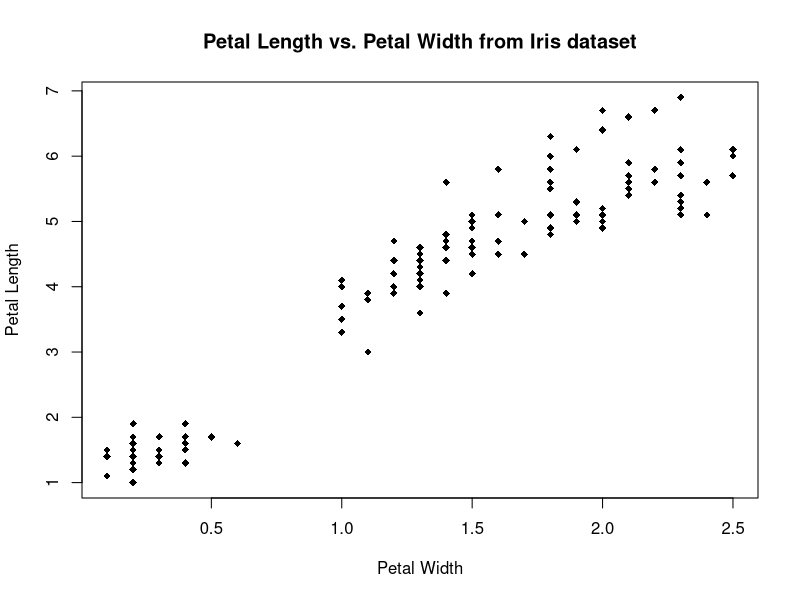
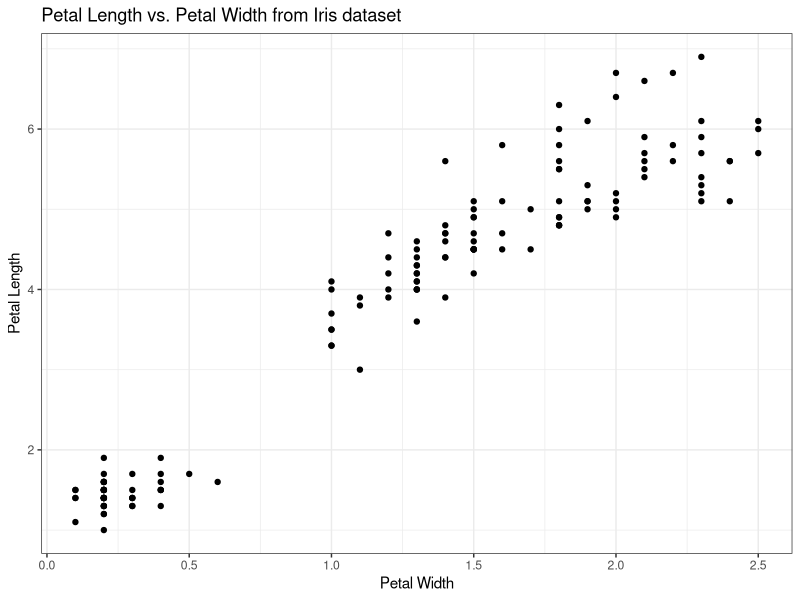
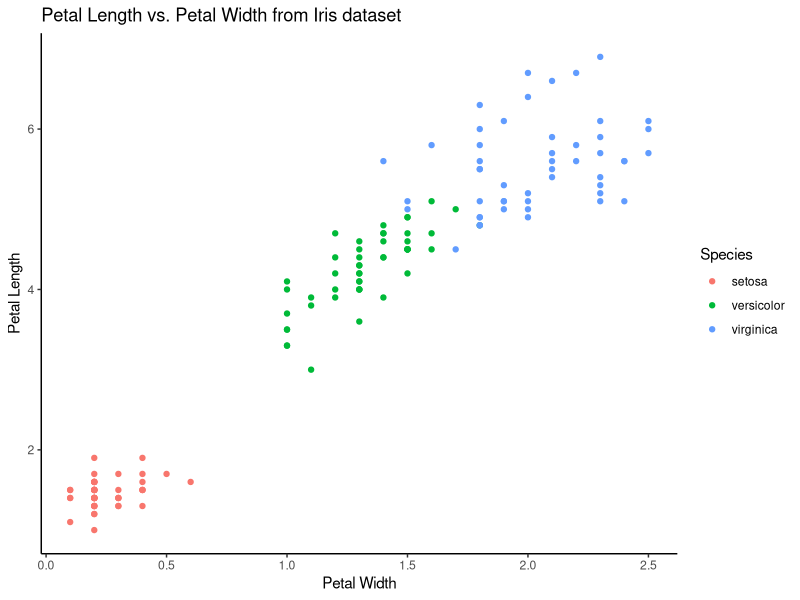
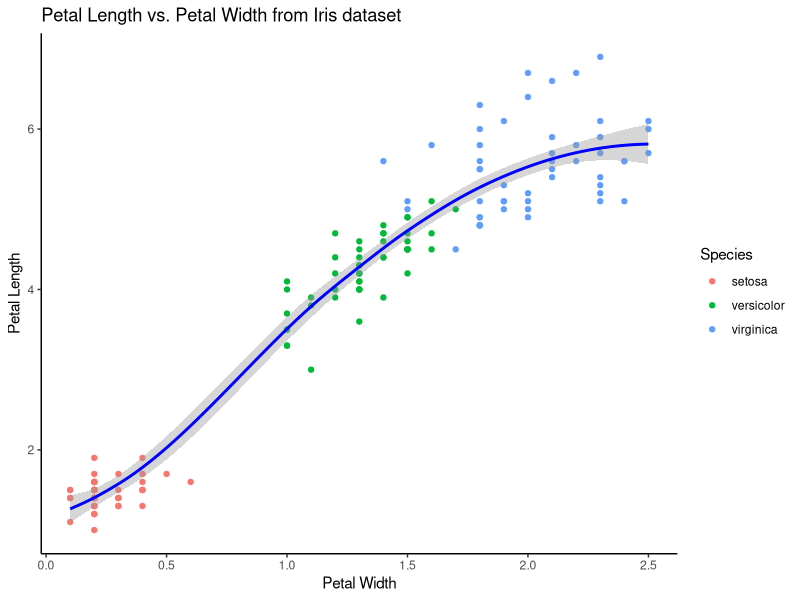
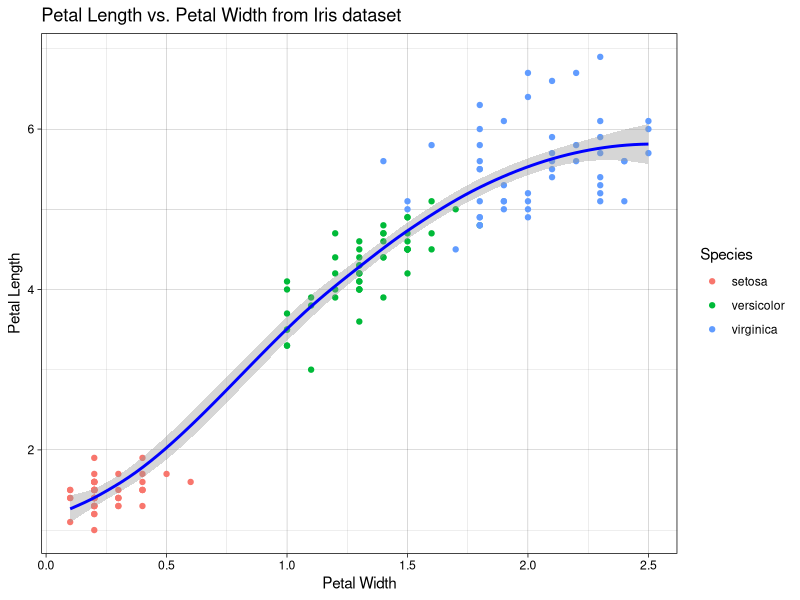
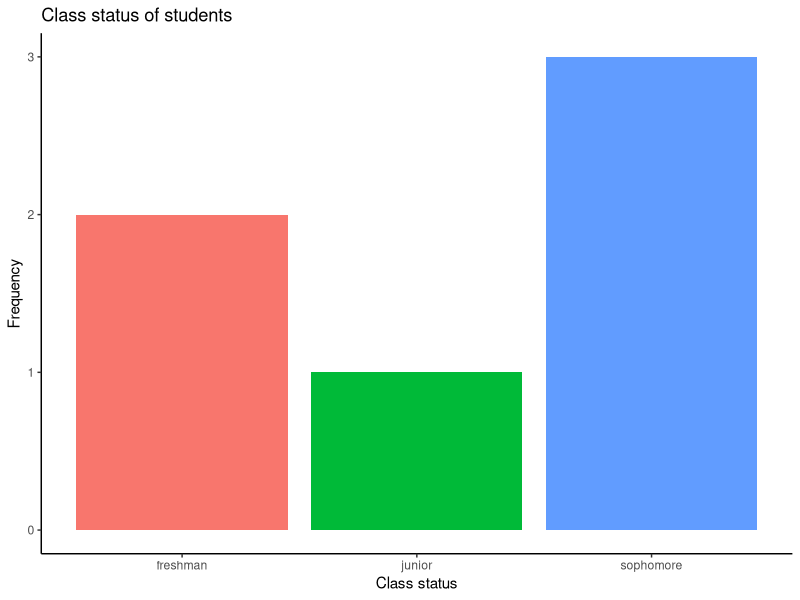
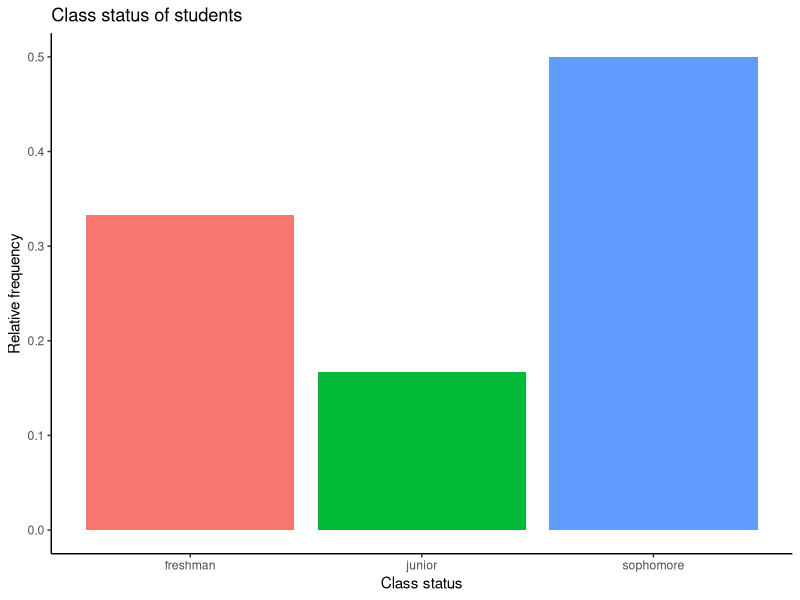
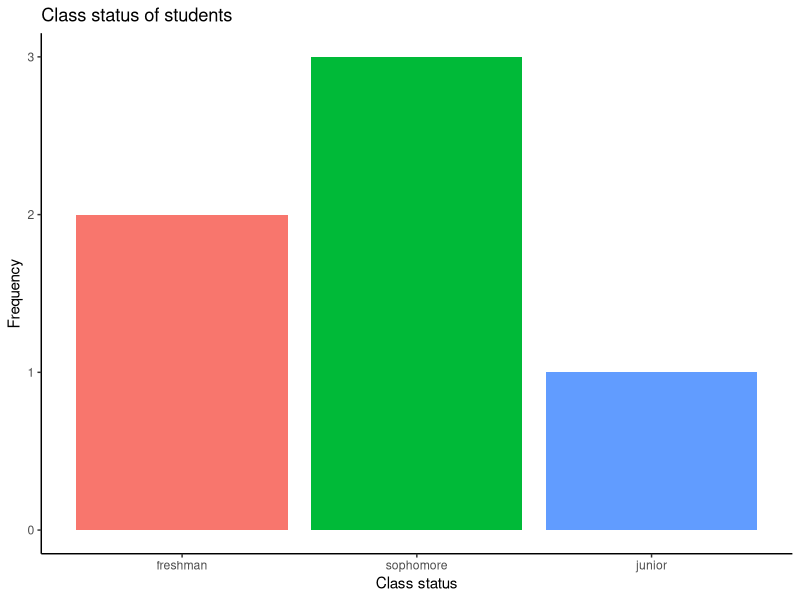

Write the R code that produced these figures, in order.
##########################################################################
## Generating plots in R using ggplot
##########################################################################

library(ggplot2)

##########################################################################
## a data.frame is a table that can be treated like a matrix and a list
## where each column is an element. As a result, columns can be accessed
## by names and can be different types. Data.frames are the standard 
## object for data analysis in R
##########################################################################

# the iris dataset (one of many built-in datasets in R) gives an 
# example of a data.frame
View(iris)
head(iris)

# Since a data.frame is stored like a list, where each column is an element
# of the list, we have three ways of accessing a column:
iris$Species
iris[['Species']]
iris[[5]]

###########################################################
# ggplot provides a powerful framework for generating
# complex graphics, based on a philosophy/language of 
# visualization that separates the data, the aesthetics,
# and the plotting layer
###########################################################

# First, we will look at a simple scatterplot using the 
# 'base' plot function in R
plot(iris$Petal.Width, iris$Petal.Length, pch = 18, 
     xlab = "Petal Width", ylab = "Petal Length",
     main = "Petal Length vs. Petal Width from Iris dataset")


####################################################################
# ggplot examples -- we will generally use this format
# ggplot(data, aes(x,y)) + layer(aes(...)) + labels + ...
#    data - the data.frame containing data to plot
#    aes - an aesthetic mapping, specifying the x- and y-values
#             to plot, and optionally the coloring to use. 
#             If specified in ggplot(), mapping applies to all layers
#    layer - the type of plot, e.g., geom_point() for a scatterplot, 
#             geom_bar() for a bar plot, etc
#    labels - ggtitle(), labs(x = "x label", y = "ylabel")
####################################################################


########################################################################
# A scotterplot plots (x,y) pairs of numerical values
# scatterplot: ggplot(data, aes(x,y)) + geom_point(aes(color = color))
########################################################################
ggplot(iris, aes(x=Petal.Width, y = Petal.Length)) +
      geom_point() + 
      ggtitle("Petal Length vs. Petal Width from Iris dataset") +
      labs(x = "Petal Width", y = "Petal Length") +
      theme_bw()

# we can color the points by specifying the color (or colour) aesthetic
# we can also store the plot in an object and plot later using the
# print function
g = ggplot(iris, aes(x=Petal.Width, y=Petal.Length)) +
  geom_point(aes(color = Species)) +
  ggtitle("Petal Length vs. Petal Width from Iris dataset") +
  labs(x = "Petal Width", y = "Petal Length") 
print(g + theme_classic())

# additional plots with added components
g + geom_smooth(color = "blue") + theme_classic()
g + geom_smooth(color = "blue") + theme_linedraw()



########################################################################
# In a bar graph, the height of a bar corresponds to the frequency
# (number of times) or proportion (relative frequency) for which a 
# categorical value is observed 
# bar graph: ggplot(data, aes(x)) + geom_bar(aes(fill, weight))
########################################################################

status <- c("freshman", "freshman", "sophomore", "sophomore", "junior", "sophomore")

d.status <- data.frame(status = status) # need to create data.frame
ggplot(d.status, aes(x=status)) + geom_bar(aes(fill = status)) +
  ggtitle("Class status of students") +
  labs(x = "Class status", y = "Frequency") + theme_classic() +
  theme(legend.position = "none")


# set weight = 1 / n, where n = the number of observations, to plot relative
# frequencies
ggplot(d.status, aes(x=status)) + 
  geom_bar(aes(fill = status, weight = 1/length(status))) +
  ggtitle("Class status of students") +
  labs(x = "Class status", y = "Relative frequency") + theme_classic() +
  theme(legend.position="none")

##################################################################
# Construct a Pareto chart to show bars from tallest to shortest
##################################################################

# the class status data is stored as a 'factor', which is a categorical value. 
# By default, these levels are ordered alphabetically
d.status$status
levels(d.status$status)

# let's change the order
status <- factor(status, levels = c("freshman", "sophomore", "junior", "senior"))

d.status <- data.frame(status)
ggplot(d.status, aes(x=status)) + geom_bar(aes(fill = status)) +
  ggtitle("Class status of students") +
  labs(x = "Class status", y = "Frequency") + theme_classic() + 
  theme(legend.position = "none")

# change the order to create a Pareto chart, where bars are ordered from highest 
# (most frequent) to lowest (least frequent)
counts <- table(status)
sorted.counts <- sort(counts, decreasing = TRUE)
status <- factor(status, levels = names(sorted.counts))
d.status <- data.frame(status)
ggplot(d.status, aes(x=status)) + geom_bar(aes(fill = status)) +
  ggtitle("Class status of students") +
  labs(x = "Class status", y = "Frequency") + theme_classic() +
  theme(legend.position = "none")


#################################################
# frequency table and relative frequency tables #
#################################################

# frequency table
t <- table(status) 
t

#relative frequency (proportions)
prop.table(t)


###########################################################################
# a boxplot generates a box that summarizes a numerical value based on its
# association with a categorical variable. The box contains the middle 
# 50% of the data
# boxplot: ggplot(data, aes(x,y,fill)) + geom_boxplot(aes(color = color))
###########################################################################

ggplot(iris, aes(Species, Petal.Length, fill = Species)) + geom_boxplot() +
  ggtitle("Petal Length for Different Species in the Iris Dataset") +
  theme_classic() + theme(legend.position = "none")

